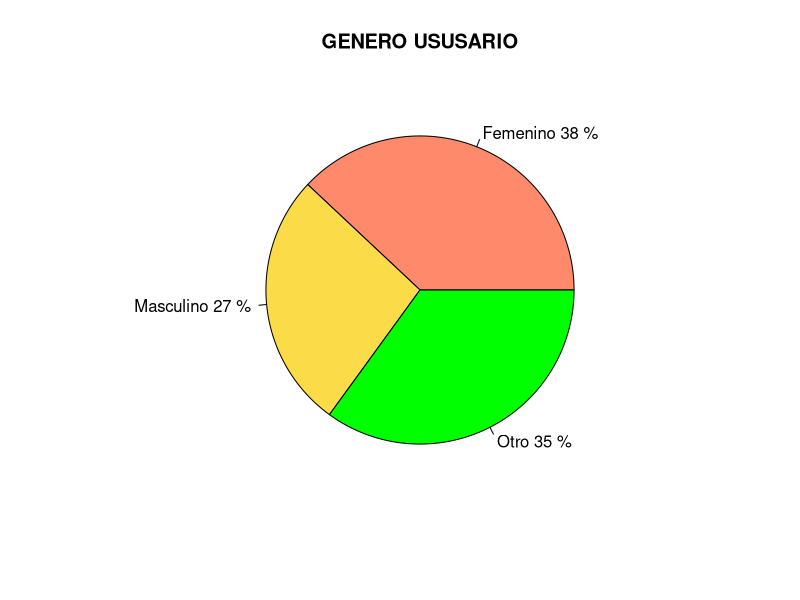
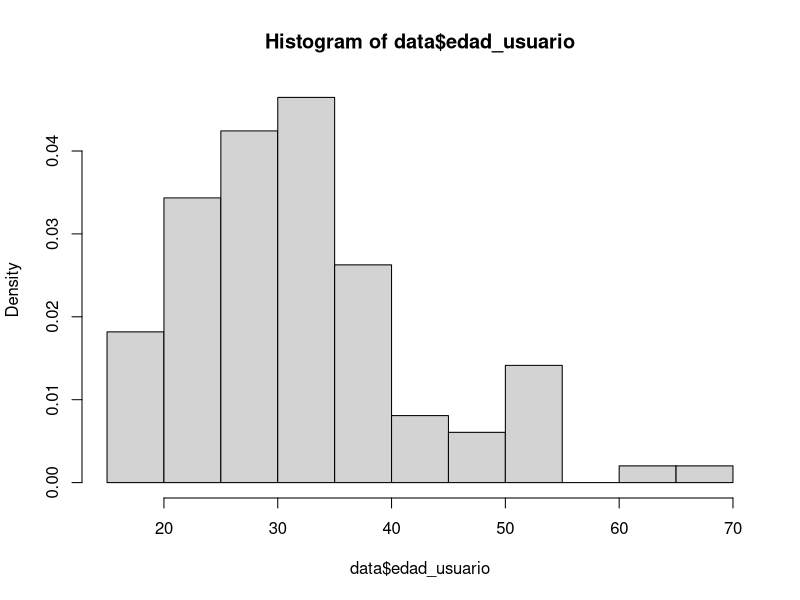
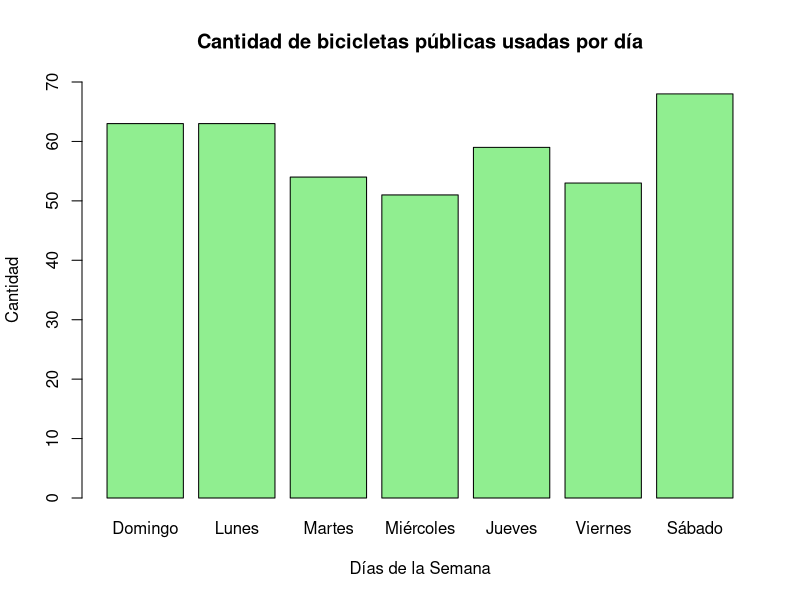

The R source for these figures, in order:
setwd("/Users/inescipullo/Documents2.0/Probabilidad\ y\ Estadistica/PyE")

data = read.table("usuarios9.csv", header = TRUE, sep = ",")
data2 = read.table("recorridos9.csv", header = TRUE, sep = ",")
attach(data)
attach(data2)

# tabla de frecuencias para GENERO
# es variable cualitativa
# grafico de torta
frec_abs_genero = table(data$genero_usuario) # frecuencia absoluta de la variable 
frec_rel_genero = round(frec_abs_genero / sum(frec_abs_genero), 2)
frec_abs_ac_genero = cumsum(frec_abs_genero)
frec_rel_ac_genero = round(frec_abs_ac_genero / sum(frec_abs_genero), 2)
tabla_genero = cbind(frec_abs_genero,frec_rel_genero,frec_abs_ac_genero,frec_rel_ac_genero)
attributes(tabla_genero)$dimnames[[2]] = c("Frecuencia Absoluta", "Frecuencia Relativa", "Frecuencia Absoluta Acumulada", "Frecuencia Relativa Acumulada")
tabla_genero

#grafico de sectores para GENERO
x = table(data$genero_usuario)
title = "GENERO USUSARIO"
porcentaje = round(x / sum(x) * 100, 2)
options = c("Femenino", "Masculino", "Otro")
labels = paste(options, porcentaje, c("%"), sep = " ")
grafico_genero = pie(x, labels = labels, main = title, col = c("#ff896b","#fbdb48","#00ff00"))



#tabla de frecuencias para EDAD
# garfico histograma
breaks = seq(18,68,5)
edad_intervalos = cut(data$edad_usuario, breaks = breaks, right = FALSE)
frec_abs_edad = table(edad_intervalos) 
frec_rel_edad = round(frec_abs_edad / sum(frec_abs_edad),2)
frec_abs_ac_edad = cumsum(frec_abs_edad)
frec_rel_ac_edad = round(frec_abs_ac_edad / sum(frec_abs_edad),2)
tabla_edad = cbind(frec_abs_edad, frec_rel_edad, frec_abs_ac_edad,frec_rel_ac_edad)
attributes(tabla_edad)$dimnames[[2]] = c("Frecuencia Absoluta", "Frecuencia Relativa", "Frecuencia Absoluta Acumulada", "Frecuencia Relativa Acumulada")
tabla_edad

# grafico de histograma para EDAD
hist(data$edad_usuario,freq = F)



# tabla de frecuencias para DIA
# grafico de barras
# ver de ponerlo en orden
frec_abs_dia = table(data2$dia) 
frec_abs_dia <- frec_abs_dia[c(1,3,4,5,2,7,6)]
frec_rel_dia = round(frec_abs_dia / sum(frec_abs_dia), 2)
frec_abs_ac_dia = cumsum(frec_abs_dia)
frec_rel_ac_dia = round(frec_abs_ac_dia / sum(frec_abs_dia), 2)
tabla_dia = cbind(frec_abs_dia,frec_rel_dia,frec_abs_ac_dia,frec_rel_ac_dia)
attributes(tabla_dia)$dimnames[[2]] = c("Frecuencia Absoluta", "Frecuencia Relativa", "Frecuencia Absoluta Acumulada", "Frecuencia Relativa Acumulada")
rbind()
tabla_dia

# grafico de barras para DIA
barplot(frec_abs_dia,xlab = "Días de la Semana",ylab = "Cantidad",ylim = c(0,70),col = "lightgreen",main = "Cantidad de bicicletas públicas usadas por día")



# tabla de frecuencias para DISTANCIA
breaks = seq(min(data2$distancia),max(data2$distancia),100)
distancia_intervalos = cut(data2$distancia, breaks = breaks, rigth = FALSE)
frec_abs_distancia = table(distancia_intervalos) 
frec_rel_distancia = round(frec_abs_distancia / sum(frec_abs_distancia),4)
frec_abs_ac_distancia = cumsum(frec_abs_distancia)
frec_rel_ac_distancia = round(frec_abs_ac_distancia / sum(frec_abs_distancia),4)
tabla_distancia = cbind(frec_abs_distancia, frec_rel_distancia, frec_abs_ac_distancia,frec_rel_ac_distancia)
attributes(tabla_distancia)$dimnames[[2]] = c("Frecuencia Absoluta", "Frecuencia Relativa", "Frecuencia Absoluta Acumulada", "Frecuencia Relativa Acumulada")
tabla_distancia


# tabla de frecuencias para DURACION
breaks = seq(min(data2$duracion),max(data2$duracion),100)
duracion_intervalos = cut(data2$duracion_recorrido, breaks = breaks, rigth = FALSE)
frec_abs_duracion = table(duracion_intervalos) 

#frec_abs_duracion = table(data2$duracion_recorrido)
frec_rel_duracion = round(frec_abs_duracion / sum(frec_abs_duracion),4)
frec_abs_ac_duracion = cumsum(frec_abs_duracion)
frec_rel_ac_duracion = round(frec_abs_ac_duracion / sum(frec_abs_duracion),4)
tabla_duracion = cbind(frec_abs_duracion, frec_rel_duracion, frec_abs_ac_duracion,frec_rel_ac_duracion)
attributes(tabla_duracion)$dimnames[[2]] = c("Frecuencia Absoluta", "Frecuencia Relativa", "Frecuencia Absoluta Acumulada", "Frecuencia Relativa Acumulada")
tabla_duracion        
